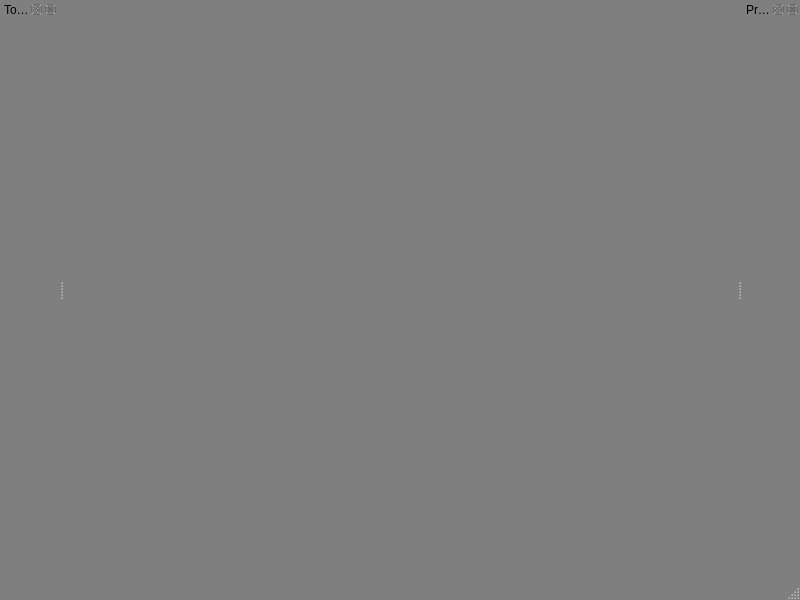
<?xml version="1.0" encoding="UTF-8"?>
<ui version="4.0">
 <class>MainWindow</class>
 <widget class="QMainWindow" name="MainWindow">
  <property name="geometry">
   <rect>
    <x>0</x>
    <y>0</y>
    <width>800</width>
    <height>600</height>
   </rect>
  </property>
  <property name="palette">
   <palette>
    <active>
     <colorrole role="Window">
      <brush brushstyle="SolidPattern">
       <color alpha="255">
        <red>127</red>
        <green>127</green>
        <blue>127</blue>
       </color>
      </brush>
     </colorrole>
    </active>
    <inactive>
     <colorrole role="Window">
      <brush brushstyle="SolidPattern">
       <color alpha="255">
        <red>127</red>
        <green>127</green>
        <blue>127</blue>
       </color>
      </brush>
     </colorrole>
    </inactive>
    <disabled>
     <colorrole role="Base">
      <brush brushstyle="SolidPattern">
       <color alpha="255">
        <red>127</red>
        <green>127</green>
        <blue>127</blue>
       </color>
      </brush>
     </colorrole>
     <colorrole role="Window">
      <brush brushstyle="SolidPattern">
       <color alpha="255">
        <red>127</red>
        <green>127</green>
        <blue>127</blue>
       </color>
      </brush>
     </colorrole>
    </disabled>
   </palette>
  </property>
  <property name="windowTitle">
   <string>MainWindow</string>
  </property>
  <widget class="QWidget" name="centralwidget">
   <property name="palette">
    <palette>
     <active>
      <colorrole role="Base">
       <brush brushstyle="SolidPattern">
        <color alpha="255">
         <red>156</red>
         <green>156</green>
         <blue>156</blue>
        </color>
       </brush>
      </colorrole>
      <colorrole role="Window">
       <brush brushstyle="SolidPattern">
        <color alpha="255">
         <red>115</red>
         <green>115</green>
         <blue>115</blue>
        </color>
       </brush>
      </colorrole>
      <colorrole role="Shadow">
       <brush brushstyle="SolidPattern">
        <color alpha="255">
         <red>43</red>
         <green>43</green>
         <blue>43</blue>
        </color>
       </brush>
      </colorrole>
     </active>
     <inactive>
      <colorrole role="Base">
       <brush brushstyle="SolidPattern">
        <color alpha="255">
         <red>156</red>
         <green>156</green>
         <blue>156</blue>
        </color>
       </brush>
      </colorrole>
      <colorrole role="Window">
       <brush brushstyle="SolidPattern">
        <color alpha="255">
         <red>115</red>
         <green>115</green>
         <blue>115</blue>
        </color>
       </brush>
      </colorrole>
      <colorrole role="Shadow">
       <brush brushstyle="SolidPattern">
        <color alpha="255">
         <red>43</red>
         <green>43</green>
         <blue>43</blue>
        </color>
       </brush>
      </colorrole>
     </inactive>
     <disabled>
      <colorrole role="Base">
       <brush brushstyle="SolidPattern">
        <color alpha="255">
         <red>115</red>
         <green>115</green>
         <blue>115</blue>
        </color>
       </brush>
      </colorrole>
      <colorrole role="Window">
       <brush brushstyle="SolidPattern">
        <color alpha="255">
         <red>115</red>
         <green>115</green>
         <blue>115</blue>
        </color>
       </brush>
      </colorrole>
      <colorrole role="Shadow">
       <brush brushstyle="SolidPattern">
        <color alpha="255">
         <red>43</red>
         <green>43</green>
         <blue>43</blue>
        </color>
       </brush>
      </colorrole>
     </disabled>
    </palette>
   </property>
  </widget>
  <widget class="QMenuBar" name="menubar">
   <property name="geometry">
    <rect>
     <x>0</x>
     <y>0</y>
     <width>800</width>
     <height>21</height>
    </rect>
   </property>
  </widget>
  <widget class="QStatusBar" name="statusbar"/>
  <widget class="QDockWidget" name="ToolbarWidget">
   <property name="enabled">
    <bool>true</bool>
   </property>
   <property name="allowedAreas">
    <set>Qt::DockWidgetArea::LeftDockWidgetArea</set>
   </property>
   <property name="windowTitle">
    <string>Tools</string>
   </property>
   <attribute name="dockWidgetArea">
    <number>1</number>
   </attribute>
   <widget class="QWidget" name="ToolbarWidgetContents"/>
  </widget>
  <widget class="QDockWidget" name="PropertiesWidget">
   <property name="allowedAreas">
    <set>Qt::DockWidgetArea::LeftDockWidgetArea|Qt::DockWidgetArea::RightDockWidgetArea</set>
   </property>
   <property name="windowTitle">
    <string>Properties</string>
   </property>
   <attribute name="dockWidgetArea">
    <number>2</number>
   </attribute>
   <widget class="QWidget" name="PropertiesWidgetContents"/>
  </widget>
 </widget>
 <resources/>
 <connections/>
</ui>
